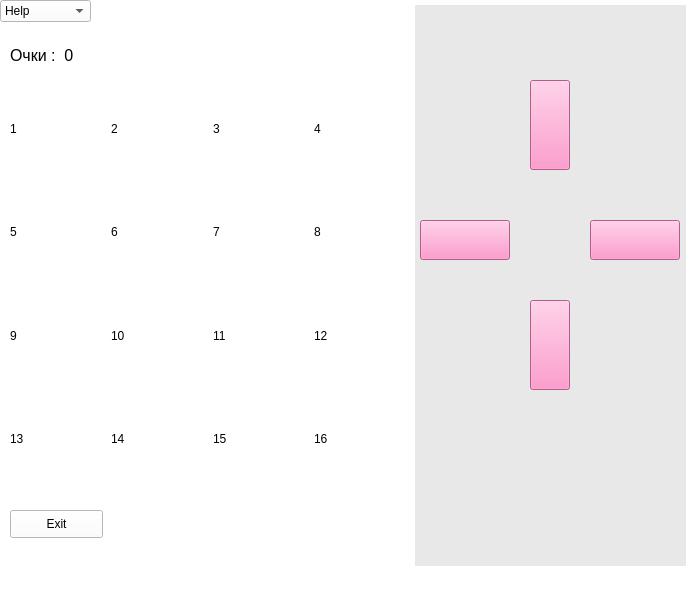
<?xml version="1.0" encoding="UTF-8"?>
<ui version="4.0">
 <class>MainWindow</class>
 <widget class="QMainWindow" name="MainWindow">
  <property name="geometry">
   <rect>
    <x>0</x>
    <y>0</y>
    <width>700</width>
    <height>600</height>
   </rect>
  </property>
  <property name="windowTitle">
   <string>MainWindow</string>
  </property>
  <property name="styleSheet">
   <string notr="true">background-color: rgb(255, 255, 255);</string>
  </property>
  <widget class="QWidget" name="centralwidget">
   <widget class="QLabel" name="label">
    <property name="geometry">
     <rect>
      <x>415</x>
      <y>5</y>
      <width>271</width>
      <height>561</height>
     </rect>
    </property>
    <property name="styleSheet">
     <string notr="true">background-color: rgb(232, 232, 232);</string>
    </property>
    <property name="text">
     <string/>
    </property>
   </widget>
   <widget class="QComboBox" name="comboBox">
    <property name="geometry">
     <rect>
      <x>0</x>
      <y>0</y>
      <width>91</width>
      <height>22</height>
     </rect>
    </property>
    <item>
     <property name="text">
      <string>Help</string>
     </property>
    </item>
    <item>
     <property name="text">
      <string>6x6</string>
     </property>
    </item>
    <item>
     <property name="text">
      <string>3x5</string>
     </property>
    </item>
   </widget>
   <widget class="QPushButton" name="move_up">
    <property name="geometry">
     <rect>
      <x>530</x>
      <y>80</y>
      <width>40</width>
      <height>90</height>
     </rect>
    </property>
    <property name="styleSheet">
     <string notr="true">background-color: rgb(255, 127, 191);</string>
    </property>
    <property name="text">
     <string/>
    </property>
   </widget>
   <widget class="QPushButton" name="move_l">
    <property name="geometry">
     <rect>
      <x>420</x>
      <y>220</y>
      <width>90</width>
      <height>40</height>
     </rect>
    </property>
    <property name="styleSheet">
     <string notr="true">background-color: rgb(255, 127, 191);</string>
    </property>
    <property name="text">
     <string/>
    </property>
   </widget>
   <widget class="QPushButton" name="move_r">
    <property name="geometry">
     <rect>
      <x>590</x>
      <y>220</y>
      <width>90</width>
      <height>40</height>
     </rect>
    </property>
    <property name="styleSheet">
     <string notr="true">background-color: rgb(255, 127, 191);</string>
    </property>
    <property name="text">
     <string/>
    </property>
   </widget>
   <widget class="QPushButton" name="move_d">
    <property name="geometry">
     <rect>
      <x>530</x>
      <y>300</y>
      <width>40</width>
      <height>90</height>
     </rect>
    </property>
    <property name="styleSheet">
     <string notr="true">background-color: rgb(255, 127, 191);</string>
    </property>
    <property name="text">
     <string/>
    </property>
   </widget>
   <widget class="QLabel" name="label_Csore">
    <property name="geometry">
     <rect>
      <x>10</x>
      <y>30</y>
      <width>100</width>
      <height>50</height>
     </rect>
    </property>
    <property name="font">
     <font>
      <pointsize>12</pointsize>
     </font>
    </property>
    <property name="text">
     <string>Очки :  0</string>
    </property>
   </widget>
   <widget class="QPushButton" name="pushButton_Exit">
    <property name="geometry">
     <rect>
      <x>10</x>
      <y>510</y>
      <width>93</width>
      <height>28</height>
     </rect>
    </property>
    <property name="text">
     <string>Exit</string>
    </property>
   </widget>
   <widget class="QWidget" name="gridLayoutWidget">
    <property name="geometry">
     <rect>
      <x>10</x>
      <y>80</y>
      <width>399</width>
      <height>407</height>
     </rect>
    </property>
    <layout class="QGridLayout" name="gridgame">
     <item row="2" column="0">
      <widget class="QLabel" name="label_19">
       <property name="text">
        <string>9</string>
       </property>
       <property name="margin">
        <number>40</number>
       </property>
      </widget>
     </item>
     <item row="0" column="3">
      <widget class="QLabel" name="label_6">
       <property name="text">
        <string>4</string>
       </property>
       <property name="margin">
        <number>40</number>
       </property>
      </widget>
     </item>
     <item row="0" column="0">
      <widget class="QLabel" name="label_1">
       <property name="text">
        <string>1</string>
       </property>
       <property name="margin">
        <number>40</number>
       </property>
      </widget>
     </item>
     <item row="1" column="0">
      <widget class="QLabel" name="label_7">
       <property name="text">
        <string>5</string>
       </property>
       <property name="margin">
        <number>40</number>
       </property>
      </widget>
     </item>
     <item row="0" column="2">
      <widget class="QLabel" name="label_5">
       <property name="text">
        <string>3</string>
       </property>
       <property name="margin">
        <number>40</number>
       </property>
      </widget>
     </item>
     <item row="0" column="1">
      <widget class="QLabel" name="label_3">
       <property name="text">
        <string>2</string>
       </property>
       <property name="margin">
        <number>40</number>
       </property>
      </widget>
     </item>
     <item row="3" column="0">
      <widget class="QLabel" name="label_20">
       <property name="text">
        <string>13</string>
       </property>
       <property name="margin">
        <number>40</number>
       </property>
      </widget>
     </item>
     <item row="1" column="1">
      <widget class="QLabel" name="label_10">
       <property name="text">
        <string>6</string>
       </property>
       <property name="margin">
        <number>40</number>
       </property>
      </widget>
     </item>
     <item row="2" column="1">
      <widget class="QLabel" name="label_11">
       <property name="text">
        <string>10</string>
       </property>
       <property name="margin">
        <number>40</number>
       </property>
      </widget>
     </item>
     <item row="3" column="1">
      <widget class="QLabel" name="label_21">
       <property name="text">
        <string>14</string>
       </property>
       <property name="margin">
        <number>40</number>
       </property>
      </widget>
     </item>
     <item row="1" column="2">
      <widget class="QLabel" name="label_13">
       <property name="text">
        <string>7</string>
       </property>
       <property name="margin">
        <number>40</number>
       </property>
      </widget>
     </item>
     <item row="2" column="2">
      <widget class="QLabel" name="label_14">
       <property name="text">
        <string>11</string>
       </property>
       <property name="margin">
        <number>40</number>
       </property>
      </widget>
     </item>
     <item row="3" column="2">
      <widget class="QLabel" name="label_15">
       <property name="text">
        <string>15</string>
       </property>
       <property name="margin">
        <number>40</number>
       </property>
      </widget>
     </item>
     <item row="3" column="3">
      <widget class="QLabel" name="label_16">
       <property name="text">
        <string>16</string>
       </property>
       <property name="margin">
        <number>40</number>
       </property>
      </widget>
     </item>
     <item row="2" column="3">
      <widget class="QLabel" name="label_17">
       <property name="text">
        <string>12</string>
       </property>
       <property name="margin">
        <number>40</number>
       </property>
      </widget>
     </item>
     <item row="1" column="3">
      <widget class="QLabel" name="label_18">
       <property name="text">
        <string>8</string>
       </property>
       <property name="margin">
        <number>40</number>
       </property>
      </widget>
     </item>
    </layout>
   </widget>
  </widget>
  <widget class="QMenuBar" name="menubar">
   <property name="geometry">
    <rect>
     <x>0</x>
     <y>0</y>
     <width>700</width>
     <height>26</height>
    </rect>
   </property>
  </widget>
  <widget class="QStatusBar" name="statusbar"/>
 </widget>
 <resources/>
 <connections/>
</ui>
